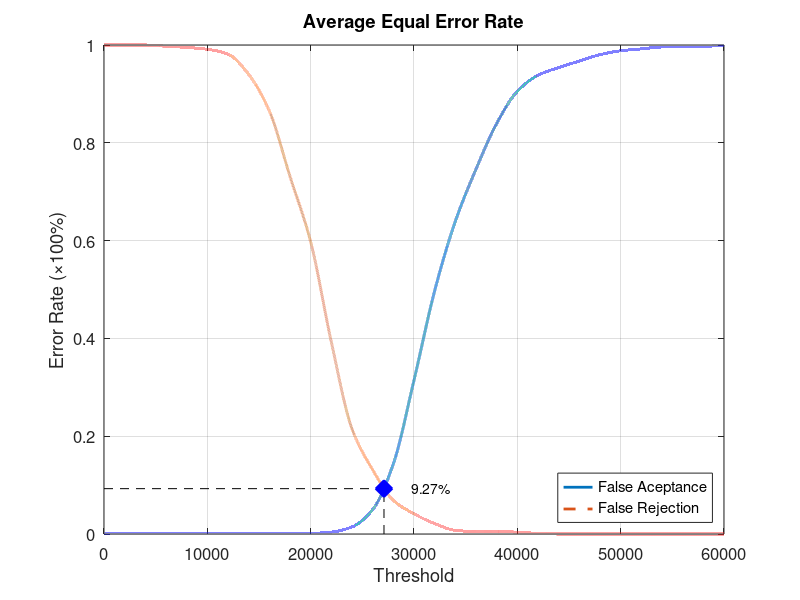
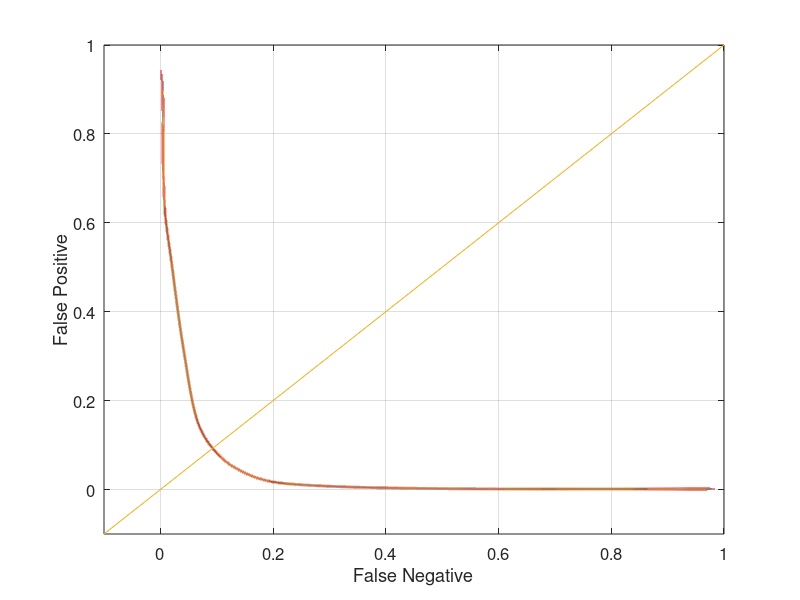

Reproduce these figures in MATLAB, in order.
function yEER = Experiment4Average
close all;
clear;
clc;
x = 0:2000:60000;
xq = 0:0.5:60000;

y0 = [0 0.00131579 0.00131579 0.00131579 0.00131579 0.00131579 0.00131579 0.00131579 0.00131579 0.00131579 0.00131579 0.00394737 0.0144737 0.05 0.143421 0.314474 0.497368 0.639474 0.746053 0.839474 0.905263 0.938158 0.953947 0.967105 0.980263 0.988158 0.992105 0.996053 0.997368 0.997368 1];
yy0 = interp1(x, y0, xq, 'pchip');
y1 = [1 1 1 0.9975 0.995 0.99125 0.98125 0.94 0.865 0.73125 0.5975 0.3925 0.215 0.13125 0.06875 0.04125 0.02125 0.0075 0.005 0.005 0.00375 0.00125 0 0 0 0 0 0 0 0 0];
yy1 = interp1(x, y1, xq, 'pchip');

% Calculating EER: 
y2 = abs(y0 - y1);
find(y2 == min(y2))
yy2 = abs(yy0 - yy1);
xEER = find(yy2 == min(yy2));
xEERIndex = xq(xEER) % X-axis EER
yEER = yy0(xEER) % Y-axis EER

main = figure
plot(xq, yy0,'-','LineWidth', 2);	hold on
plot(xq, yy1,'--','LineWidth', 2);	hold on
plot([xEERIndex xEERIndex], [0 yEER], 'k--');	hold on
plot([0 xEERIndex], [yEER yEER], 'k--');	hold on
plot(xEERIndex, yEER, 'bx', 'LineWidth', 10);	hold on
text(xEERIndex + 10 * xEERIndex / 100, yEER, [num2str(round((10000 * yEER)) / 100) '%'])
legend('False Aceptance', 'False Rejection', 'Location', 'SouthEast')
xlabel('Threshold')
ylabel('Error Rate (\times100%)')
title('Average Equal Error Rate')
set(gca, 'FontSize', 12)
axis([0 60000 0 1])
grid on

print(main, 'Experiment4AverageMain', '-dpng');
FNRxFPR = figure('Color', [1 1 1]);
plot(yy1, yy0, '-', yy1, yy0, 'LineWidth', 2);
hold on
y = -0.1:0.1:1
plot(y, y); 
set(gca, 'FontSize', 12)
xlabel('False Negative')
ylabel('False Positive')
axis([-0.1 1 -0.1 1])
set(gca, 'FontSize', 12)
grid on

print(FNRxFPR, 'Experiment4AverageFNRxFPR','-dpng');
end
